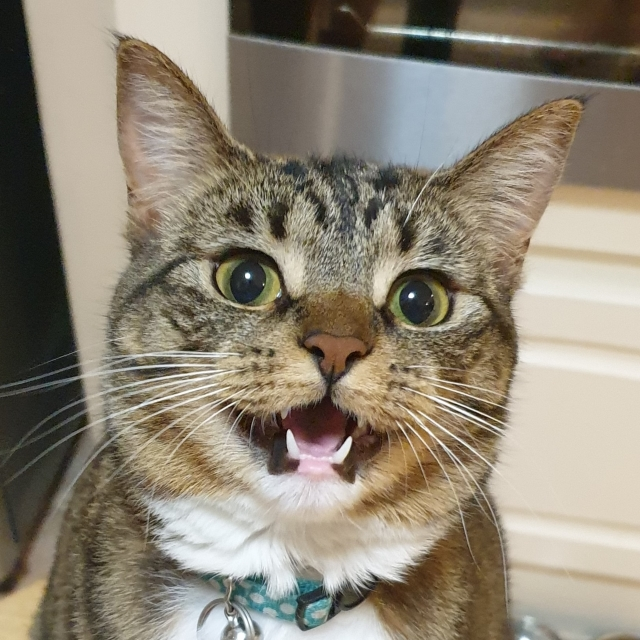
#> input picture Mox.jpg, 640 x 640 px
$ python CV2_test.py
#> lines starting #> are read from the running program, lines starting #| are printed output that depends on the picture
import cv2
import numpy as np


###############################################
img = cv2.imread('Mox.jpg')
#> img is the input picture: shape (640, 640, 3); mean B, G, R 117.7, 133.5, 142.2

clippingLim = 200
clipMat = 32
blurType = 0
kVal = 11
maxKVal = 21
lowerThresh = 100
upperThresh = 95
maxThresh = 200

################################################

img_orig = cv2.cvtColor(img, cv2.COLOR_BGR2GRAY)
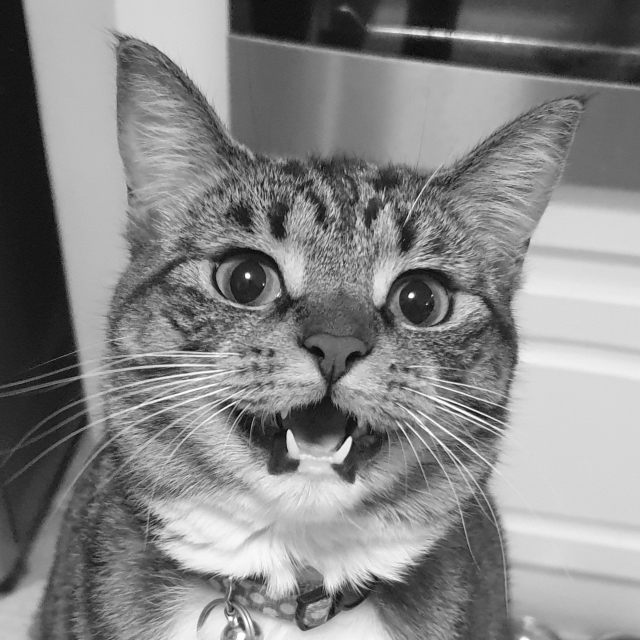
#> img_orig: shape (640, 640); min 7, max 254, mean 134.3

# convert --> LAB color space
lab= cv2.cvtColor(img, cv2.COLOR_BGR2LAB)
#> lab: shape (640, 640, 3); mean of channels 0, 1, 2 140.5, 128.9, 137.9
l_channel, a, b = cv2.split(lab)
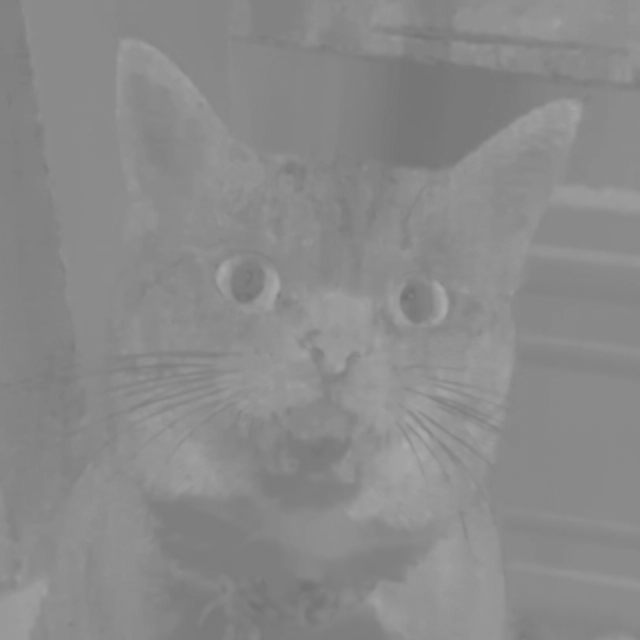
#> b: shape (640, 640); min 113, max 172, mean 137.9

# do a CLAHE on L-channel
clahe = cv2.createCLAHE(clipLimit=clippingLim/100, tileGridSize=(clipMat,clipMat))
cl = clahe.apply(l_channel)
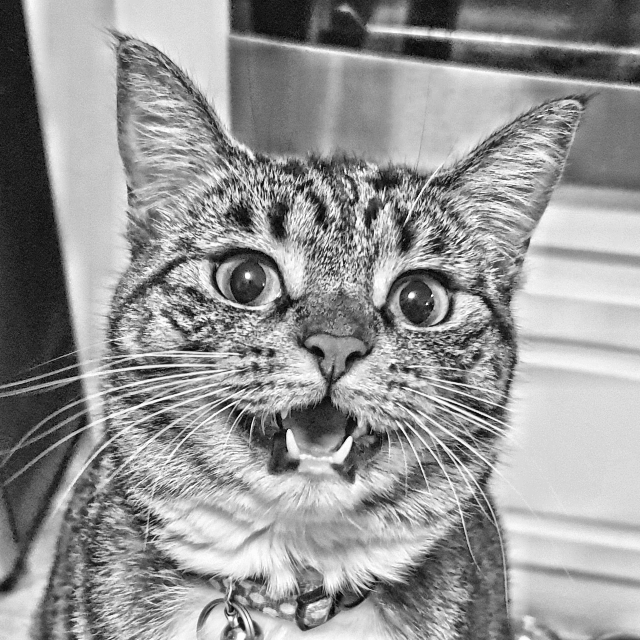
#> cl: shape (640, 640); min 2, max 255, mean 149.8

# merge CLAHEed L-channel with a / b channels
limg = cv2.merge((cl,a,b))
#> limg: shape (640, 640, 3); mean of channels 0, 1, 2 149.8, 128.9, 137.9

# Convert LAB back to to BGR colors
img = cv2.cvtColor(limg, cv2.COLOR_LAB2BGR)
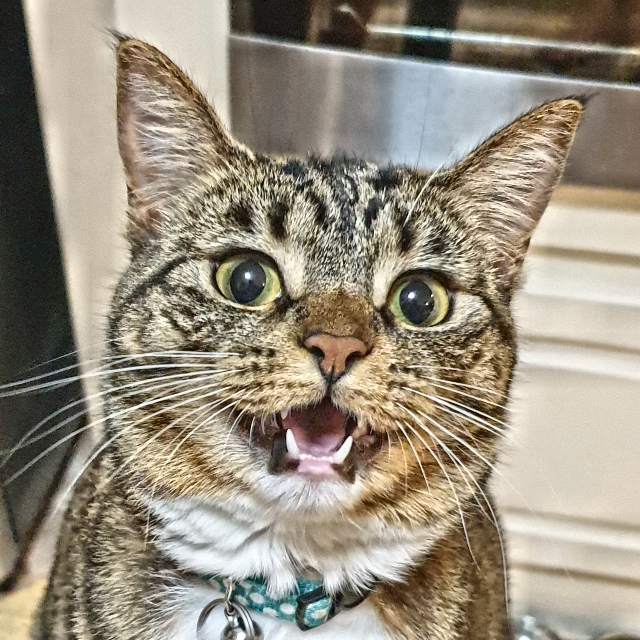
#> img: shape (640, 640, 3); mean B, G, R 127, 143.1, 152
img_grey = cv2.cvtColor(img, cv2.COLOR_BGR2GRAY)

lineWindow = "Hot Diggity Dog"
cv2.namedWindow(lineWindow)

if blurType ==0:
    img_blur = cv2.medianBlur(src=img_grey, ksize=kVal)
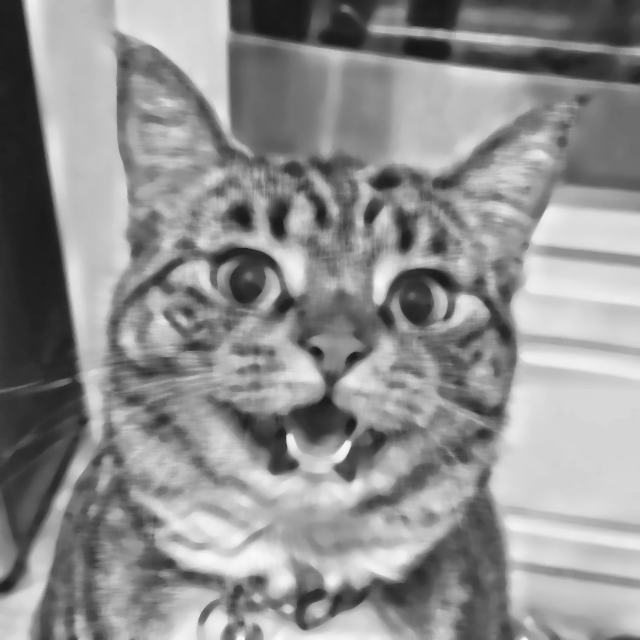
#> img_blur: shape (640, 640); min 20, max 248, mean 143.2
elif blurType == 1:
    img_blur = cv2.GaussianBlur(img_grey,(kVal,kVal),0)
else:#if blurType == 2:
    img_blur = cv2.bilateralFilter(src=img_grey, d=9, sigmaColor=75, sigmaSpace=75)

edges = cv2.Canny(image=img_blur, threshold1=lowerThresh, threshold2=upperThresh) # Canny Edge Detection
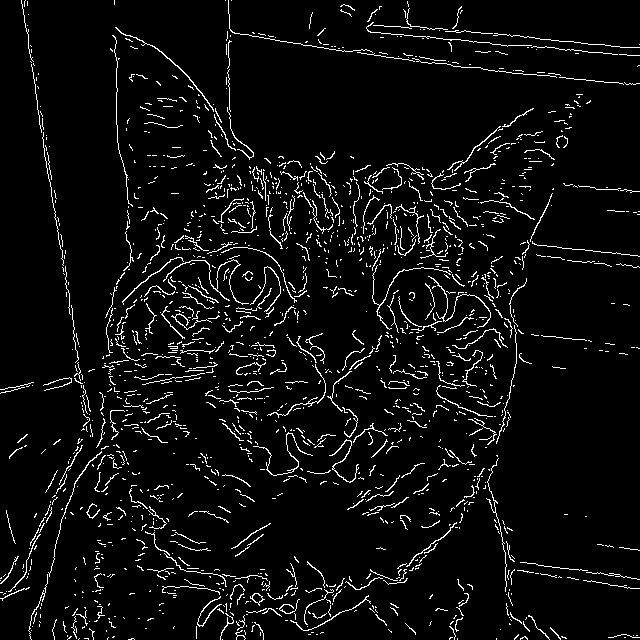
#> edges: shape (640, 640); 5.3% white in thin lines or dots

img2= cv2.GaussianBlur(edges,(5,5),0)

imgComb = np.hstack((img_orig, img_grey, img_blur, edges ))
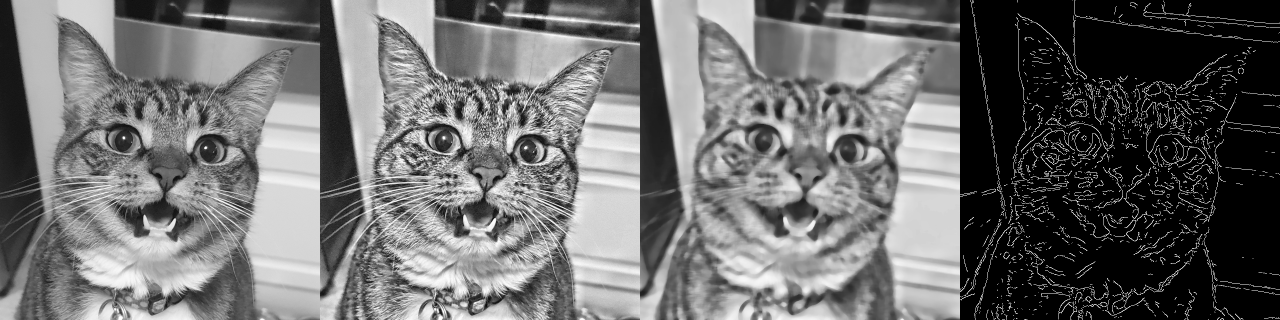
#> imgComb: shape (640, 2560) (shown at 1/2 size); min 0, max 255, mean 108.8

# [46 lines left out: function thresholds, not called in this run]


cv2.createTrackbar("clipping limit", lineWindow, clippingLim, 500, thresholds)
# cv2.createTrackbar("tile size", lineWindow, clipMat, 33, thresholds)
cv2.createTrackbar("blur type", lineWindow, blurType, 2, thresholds)
cv2.createTrackbar("blur", lineWindow, kVal, maxKVal, thresholds)
cv2.createTrackbar("min", lineWindow, lowerThresh, maxThresh, thresholds)
cv2.createTrackbar("max", lineWindow, upperThresh, maxThresh, thresholds)


cv2.imshow(lineWindow, imgComb)
cv2.imshow("test", img2)

cv2.waitKey(0)

cv2.destroyAllWindows()

# [74 lines of commented-out code are left out]

$ run again, with dawg.jpg copied over Mox.jpg
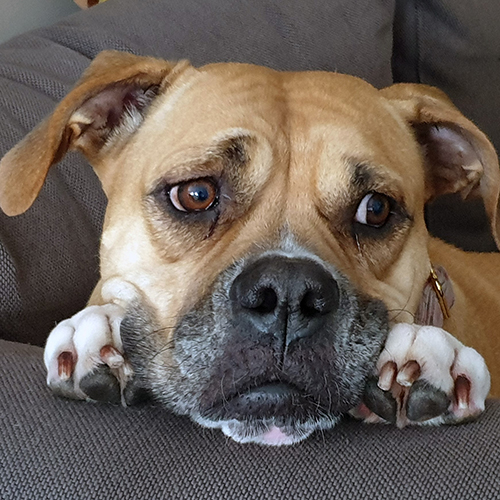
#> input picture dawg.jpg, 500 x 500 px
#> img is the input picture: shape (500, 500, 3); mean B, G, R 88.3, 96, 106.6
#> lab: shape (500, 500, 3); mean of channels 0, 1, 2 103.9, 131.3, 133.8
#> limg: shape (500, 500, 3); mean of channels 0, 1, 2 134.3, 131.3, 133.8
#> `edges = cv2.Canny(image=img_blur, threshold1=lowerThresh, threshold2=u..`:
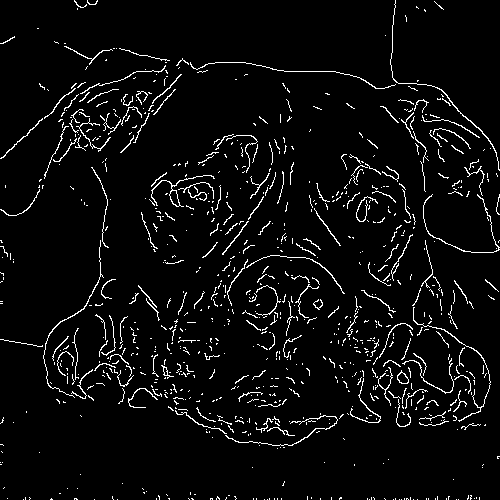
#> edges: shape (500, 500); 4.6% white in thin lines or dots
#> `imgComb = np.hstack((img_orig, img_grey, img_blur, edges ))`:
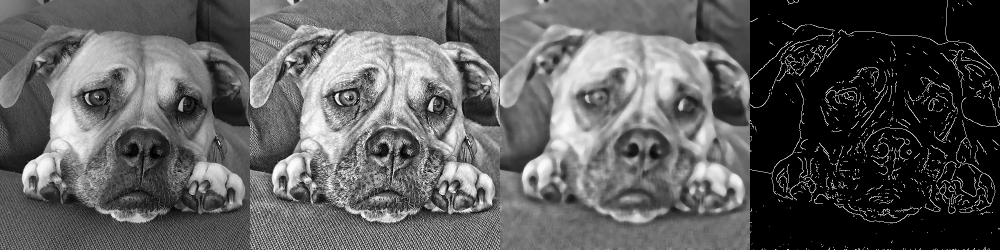
#> imgComb: shape (500, 2000) (shown at 1/2 size); min 0, max 255, mean 91.6
